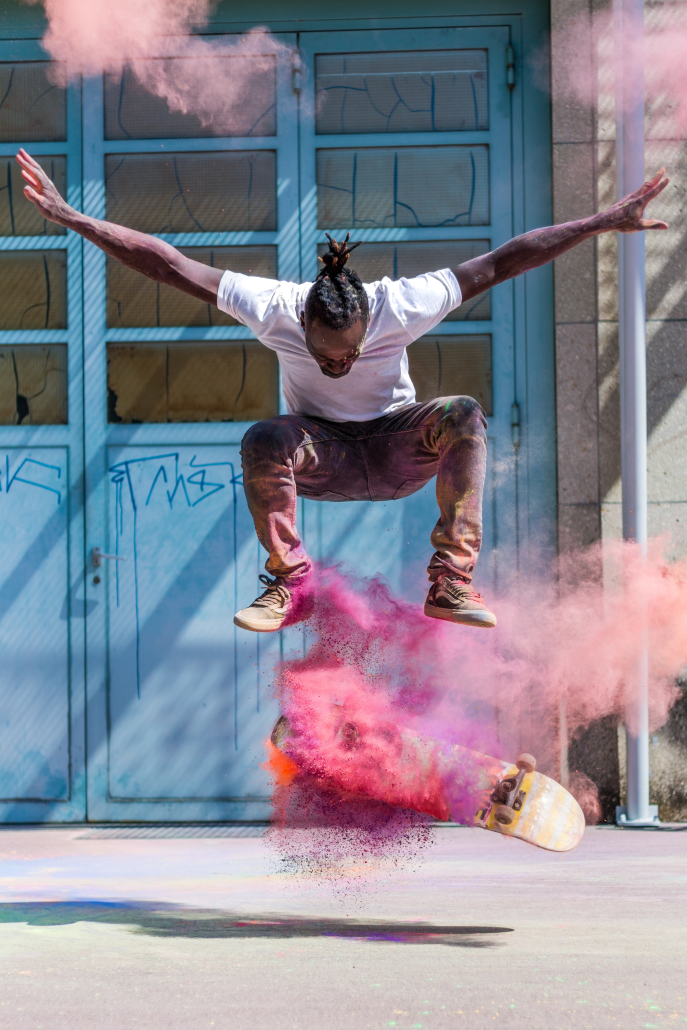
#> input picture a.jpg, 3433 x 5150 px (shown at 1/5 size)
$ python mask.py
#> lines starting #> are read from the running program, lines starting #| are printed output that depends on the picture; after the words box and inside, x2 and y2 are one past the last pixel; in counts of white or black regions, pixels touching at a corner belong together
import cv2
import numpy as np

def nothing(x):
    print(x)

cv2.namedWindow("josh")

img=cv2.imread("a.jpg",1)
#> img is the input picture: shape (5150, 3433, 3); mean B, G, R 146.9, 134.1, 136
img=cv2.resize(img,(400,550))
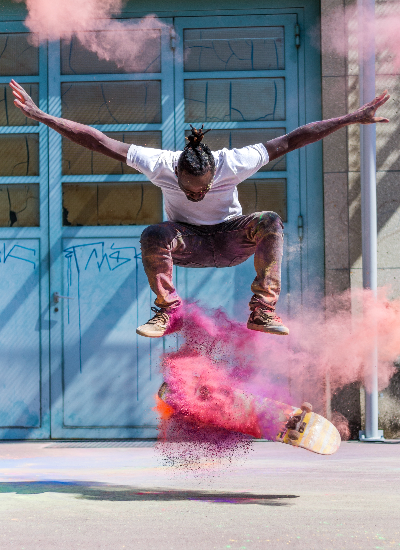
#> img: shape (550, 400, 3); mean B, G, R 146.8, 134, 135.9
cv2.createTrackbar("LBlue","josh",0,255,nothing)
#> slider 'LBlue' is set to 51
cv2.createTrackbar("LGreen","josh",0,255,nothing)
#> slider 'LGreen' is set to 51
cv2.createTrackbar("LRed","josh",0,255,nothing)
#> slider 'LRed' is set to 51
cv2.createTrackbar("UBlue","josh",0,255,nothing)
#> slider 'UBlue' is set to 255
cv2.createTrackbar("UGreen","josh",0,255,nothing)
#> slider 'UGreen' is set to 255
cv2.createTrackbar("URed","josh",0,255,nothing)
#> slider 'URed' is set to 255
while True:
    hsv=cv2.cvtColor(img,cv2.COLOR_BGR2HSV)
#> hsv: shape (550, 400, 3); mean H, S, V 100.1, 73.3, 160.5
    lb=cv2.getTrackbarPos("LBlue","josh")
    lg=cv2.getTrackbarPos("LGreen","josh")
    lr=cv2.getTrackbarPos("LRed","josh")
    ub=cv2.getTrackbarPos("UBlue","josh")
    ug=cv2.getTrackbarPos("UGreen","josh")
    ur=cv2.getTrackbarPos("URed","josh")
    l_b=np.array([lb,lg,lr])
    u_b=np.array([ub,ug,ur])
    mask=cv2.inRange(hsv,l_b,u_b)
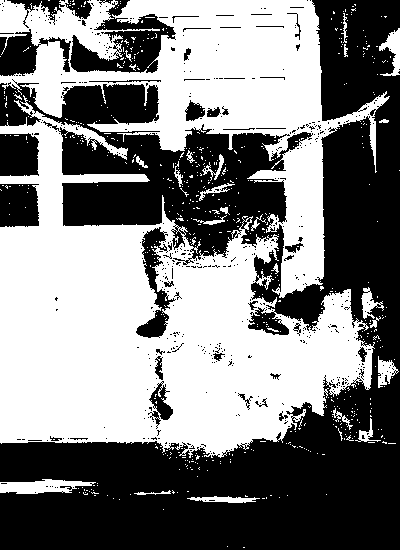
#> mask: shape (550, 400); 49.7% white; 598 white regions (572 under 20 px), largest, box (x1, y1, x2, y2) and area: (0, 95, 375, 458) 67118, (0, 0, 390, 298) 37293, (0, 479, 96, 494) 912
    res=cv2.bitwise_and(img,img,mask=mask)
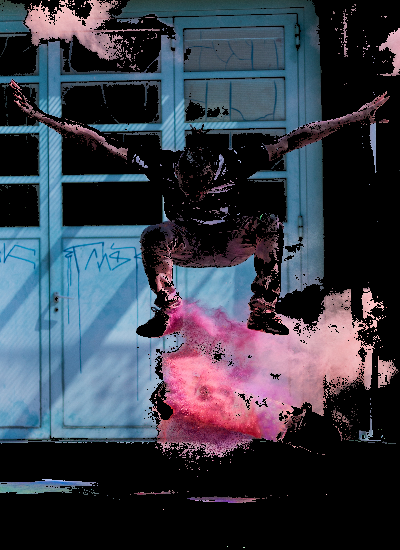
#> res: shape (550, 400, 3); mean B, G, R 72.8, 60.4, 56.3
    cv2.imshow("framm",img)
    cv2.imshow("g",hsv)
    cv2.imshow("frame",res)
    cv2.imshow("fram",mask)
    k=cv2.waitKey(1)
#> (key Esc is pressed here)
    if k==13:
        break
cv2.destroyAllWindows()
